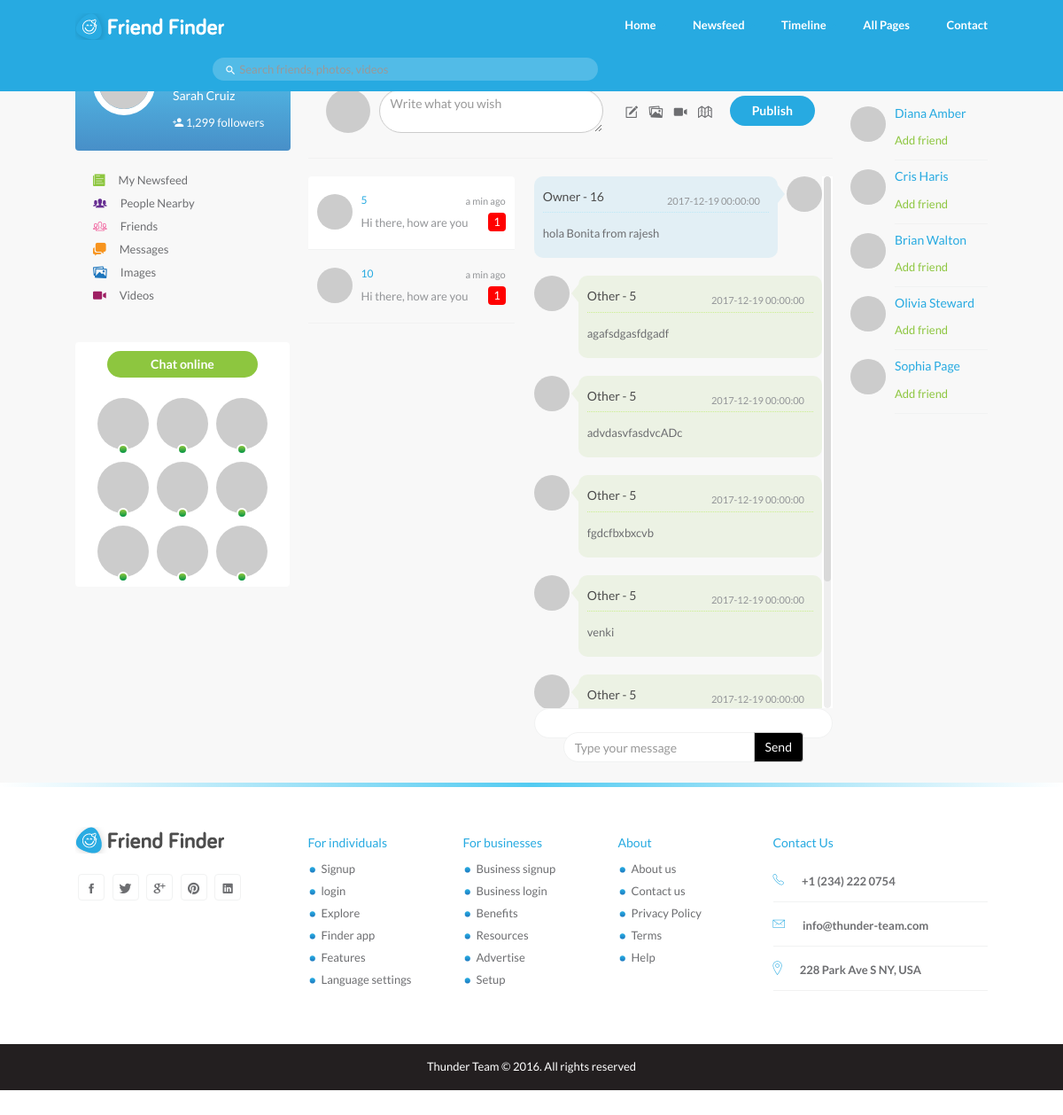
/msg3.php, run on the app's committed database.
### tables this page shows
CREATE TABLE IF NOT EXISTS `msg` (
  `msg_id` int(11) NOT NULL AUTO_INCREMENT,
  `msg_sid` int(11) NOT NULL,
  `msg_rid` int(11) NOT NULL,
  `msf_desc` varchar(1000) NOT NULL,
  `msg_sdt` datetime NOT NULL,
  PRIMARY KEY (`msg_id`)
);

### msg3.php (the view, shortened to what this page needs)
<!DOCTYPE html>
<html lang="en">
	<head>
		<link rel="stylesheet" href="css/bootstrap.min.css" />
    <link rel="stylesheet" href="css/jquery.scrollbar.css" />
		<link rel="stylesheet" href="css/style.css" />
		<link rel="stylesheet" href="css/ionicons.min.css" />
    <link rel="stylesheet" href="css/font-awesome.min.css" />
    <link href="css/emoji.css" rel="stylesheet">
	</head>
  <body>
		<header id="header">
      <nav class="navbar navbar-default navbar-fixed-top menu">
        <div class="container">
          <div class="navbar-header">
            <a class="navbar-brand" href="index-register.html"><img src="images/logo.png" alt="logo" /></a>
          </div>
          <div class="collapse navbar-collapse" id="bs-example-navbar-collapse-1">
            <ul class="nav navbar-nav navbar-right main-menu">
              <li class="dropdown">
                <a href="#" class="dropdown-toggle" data-toggle="dropdown" role="button" aria-haspopup="true" aria-expanded="false">Home <span><img src="images/down-arrow.png" alt="" /></span></a>
              </li>
              <li class="dropdown">
                <a href="#" class="dropdown-toggle" data-toggle="dropdown" role="button" aria-haspopup="true" aria-expanded="false">Newsfeed <span><img src="images/down-arrow.png" alt="" /></span></a>
              </li>
              <li class="dropdown">
                <a href="#" class="dropdown-toggle" data-toggle="dropdown" role="button" aria-haspopup="true" aria-expanded="false">Timeline <span><img src="images/down-arrow.png" alt="" /></span></a>
              </li>
              <li class="dropdown">
                <a href="#" class="dropdown-toggle pages" data-toggle="dropdown" role="button" aria-haspopup="true" aria-expanded="false">All Pages <span><img src="images/down-arrow.png" alt="" /></span></a>
              </li>
              <li class="dropdown"><a href="contact.html">Contact</a></li>
            </ul>
            <form class="navbar-form navbar-right hidden-sm">
              <div class="form-group">
                <i class="icon ion-android-search"></i>
                <input type="text" class="form-control" placeholder="Search friends, photos, videos">
              </div>
            </form>
          </div>
        </div>
      </nav>
    </header>
    <div id="page-contents">
    	<div class="container">
    		<div class="row">
    			<div class="col-md-3 static">
            <div class="profile-card">
            	<h5><a href="timeline.html" class="text-white">Sarah Cruiz</a></h5>
            	<a href="#" class="text-white"><i class="ion ion-android-person-add"></i> 1,299 followers</a>
            </div>
            <ul class="nav-news-feed">
              <li><i class="icon ion-ios-paper"></i><div><a href="newsfeed.html">My Newsfeed</a></div></li>
              <li><i class="icon ion-ios-people"></i><div><a href="newsfeed-people-nearby.html">People Nearby</a></div></li>
              <li><i class="icon ion-ios-people-outline"></i><div><a href="newsfeed-friends.html">Friends</a></div></li>
              <li><i class="icon ion-chatboxes"></i><div><a href="newsfeed-messages.html">Messages</a></div></li>
              <li><i class="icon ion-images"></i><div><a href="newsfeed-images.html">Images</a></div></li>
              <li><i class="icon ion-ios-videocam"></i><div><a href="newsfeed-videos.html">Videos</a></div></li>
            </ul>
            <div id="chat-block">
              <div class="title">Chat online</div>
              <ul class="online-users list-inline">
                <li><a href="newsfeed-messages.html" title="Linda Lohan"><img src="http://placehold.it/300x300" alt="user" class="img-responsive profile-photo" /><span class="online-dot"></span></a></li>
                <li><a href="newsfeed-messages.html" title="Sophia Lee"><img src="http://placehold.it/300x300" alt="user" class="img-responsive profile-photo" /><span class="online-dot"></span></a></li>
                <li><a href="newsfeed-messages.html" title="John Doe"><img src="http://placehold.it/300x300" alt="user" class="img-responsive profile-photo" /><span class="online-dot"></span></a></li>
                <li><a href="newsfeed-messages.html" title="Alexis Clark"><img src="http://placehold.it/300x300" alt="user" class="img-responsive profile-photo" /><span class="online-dot"></span></a></li>
                <li><a href="newsfeed-messages.html" title="James Carter"><img src="http://placehold.it/300x300" alt="user" class="img-responsive profile-photo" /><span class="online-dot"></span></a></li>
                <li><a href="newsfeed-messages.html" title="Robert Cook"><img src="http://placehold.it/300x300" alt="user" class="img-responsive profile-photo" /><span class="online-dot"></span></a></li>
                <li><a href="newsfeed-messages.html" title="Richard Bell"><img src="http://placehold.it/300x300" alt="user" class="img-responsive profile-photo" /><span class="online-dot"></span></a></li>
                <li><a href="newsfeed-messages.html" title="Anna Young"><img src="http://placehold.it/300x300" alt="user" class="img-responsive profile-photo" /><span class="online-dot"></span></a></li>
                <li><a href="newsfeed-messages.html" title="Julia Cox"><img src="http://placehold.it/300x300" alt="user" class="img-responsive profile-photo" /><span class="online-dot"></span></a></li>
              </ul>
            </div>
          </div>
    			<div class="col-md-7">
            <div class="create-post">
            	<div class="row">
            		<div class="col-md-7 col-sm-7">
                  <div class="form-group">
                    <img src="http://placehold.it/300x300" alt="" class="profile-photo-md" />
                    <textarea name="texts" id="exampleTextarea" cols="30" rows="1" class="form-control" placeholder="Write what you wish"></textarea>
                  </div>
                </div>
            		<div class="col-md-5 col-sm-5">
                  <div class="tools">
                    <ul class="publishing-tools list-inline">
                      <li><a href="#"><i class="ion-compose"></i></a></li>
                      <li><a href="#"><i class="ion-images"></i></a></li>
                      <li><a href="#"><i class="ion-ios-videocam"></i></a></li>
                      <li><a href="#"><i class="ion-map"></i></a></li>
                    </ul>
                    <button class="btn btn-primary pull-right">Publish</button>
                  </div>
                </div>
            	</div>
            </div>
            <div class="chat-room">
              <div  class="row">
                <div class="col-md-5">
									<?php include 'php/dbconfig.php';
									$s_id="16";
									?>
                  <ul class="nav nav-tabs contact-list scrollbar-wrapper scrollbar-outer">
										<?php
										$msgn_query=mysqli_query($connect,"select distinct(msg_sid) from `msg` where `msg_rid`='$s_id'");
										while($mnfet=mysqli_fetch_array($msgn_query)){
											$acti_query=mysqli_query($connect,"select * from `msg` where `msg_rid`='$s_id' LIMIT 1");
											$acti_fet=mysqli_fetch_array($acti_query);
											$actiid=$acti_fet['msg_sid'];
											if($mnfet['msg_sid']==$actiid){
										?>
                    <li class="active">
										<?php } else { ?>
											<li>
										<?php } ?>
                      <a href="#contact-<?php echo $mnfet['msg_sid']; ?>" data-toggle="tab">
                        <div class="contact">
                        	<img src="http://placehold.it/300x300" alt="" class="profile-photo-sm pull-left"/>
                        	<div class="msg-preview">
                        		<h6><?php echo $mnfet['msg_sid']; ?></h6>
                        		<p class="text-muted">Hi there, how are you</p>
                            <small class="text-muted">a min ago</small>
                            <div class="chat-alert">1</div>
                        	</div>
                        </div>
                      </a>
                    </li>
									<?php } ?>
                  </ul>
                </div>
                <div class="col-md-7">
                  <div class="tab-content scrollbar-wrapper wrapper scrollbar-outer">
										<?php
										$msg_query=mysqli_query($connect,"select distinct(msg_sid) from `msg` where `msg_rid`='$s_id'");
										while($mfet=mysqli_fetch_array($msg_query)){
											$sid=$mfet['msg_sid'];
											$act_query=mysqli_query($connect,"select * from `msg` where `msg_rid`='$s_id' LIMIT 1");
											$act_fet=mysqli_fetch_array($act_query);
											$actid=$act_fet['msg_sid'];
											if($sid==$actid){
										?>
                    <div class="tab-pane active" id="contact-<?php echo $mfet['msg_sid'] ?>">
										<?php } else { ?>
											<div class="tab-pane" id="contact-<?php echo $mfet['msg_sid'] ?>">
									<?php	} ?>
                      <div class="chat-body">
                      	<ul class="chat-message">
													<?php
													$msg_body=mysqli_query($connect,"select * from `msg` where `msg_sid`='$sid' and `msg_rid`='$s_id' or `msg_sid`='$s_id' and `msg_rid`='$sid' order by msg_id");
													while($msg_bfet=mysqli_fetch_array($msg_body)){
														$msgid=$msg_bfet['msg_sid'];
													 ?>
													<?php if($msgid == $sid)
													{
													 ?>
                      		<li class="left">
                      			<img src="http://placehold.it/300x300" alt="" class="profile-photo-sm pull-left" />
                      			<div class="chat-item">
                              <div class="chat-item-header">
                              	<h5> Other - <?php echo $msg_bfet['msg_sid'] ?></h5>
                              	<small class="text-muted"><?php echo $msg_bfet['msg_sdt'] ?></small>
                              </div>
                              <p><?php echo $msg_bfet['msf_desc'] ?></p>
                            </div>
                      		</li>
												<?php
											  }
												else if($msgid == $s_id)
												{
													?>
													<li class="right">
                      			<img src="http://placehold.it/300x300" alt="" class="profile-photo-sm pull-right" />
                      			<div class="chat-item">
                              <div class="chat-item-header">
                              	<h5>Owner - <?php echo $msg_bfet['msg_sid'] ?></h5>
                              	<small class="text-muted"><?php echo $msg_bfet['msg_sdt'] ?></small>
                              </div>
                              <p><?php echo $msg_bfet['msf_desc'] ?></p>
                            </div>
                      		</li>
												<?php
											}
											} ?>
                      	</ul>
                      </div>
                    </div>
									<?php } ?>
                  </div>
                  <form class="form form-control" action="" method="post">
                  <div class="send-message">
                    <div class="input-group">
                      <input type="text" class="form-control" name="msg_body" placeholder="Type your message">
                      <span class="input-group-btn">
                        <button class="btn btn-default" name="send_msg"  type="submit">Send</button>
                      </span>
                    </div>
                  </div>
                </form>
                </div>
                <div class="clearfix"></div>
              </div>
            </div>
          </div>
    			<div class="col-md-2 static">
            <div class="suggestions" id="sticky-sidebar">
              <h4 class="grey">Who to Follow</h4>
              <div class="follow-user">
                <img src="http://placehold.it/300x300" alt="" class="profile-photo-sm pull-left" />
                <div>
                  <h5><a href="timeline.html">Diana Amber</a></h5>
                  <a href="#" class="text-green">Add friend</a>
                </div>
              </div>
              <div class="follow-user">
                <img src="http://placehold.it/300x300" alt="" class="profile-photo-sm pull-left" />
                <div>
                  <h5><a href="timeline.html">Cris Haris</a></h5>
                  <a href="#" class="text-green">Add friend</a>
                </div>
              </div>
              <div class="follow-user">
                <img src="http://placehold.it/300x300" alt="" class="profile-photo-sm pull-left" />
                <div>
                  <h5><a href="timeline.html">Brian Walton</a></h5>
                  <a href="#" class="text-green">Add friend</a>
                </div>
              </div>
              <div class="follow-user">
                <img src="http://placehold.it/300x300" alt="" class="profile-photo-sm pull-left" />
                <div>
                  <h5><a href="timeline.html">Olivia Steward</a></h5>
                  <a href="#" class="text-green">Add friend</a>
                </div>
              </div>
              <div class="follow-user">
                <img src="http://placehold.it/300x300" alt="" class="profile-photo-sm pull-left" />
                <div>
                  <h5><a href="timeline.html">Sophia Page</a></h5>
                  <a href="#" class="text-green">Add friend</a>
                </div>
              </div>
            </div>
          </div>
    		</div>
    	</div>
    </div>
    <footer id="footer">
      <div class="container">
      	<div class="row">
          <div class="footer-wrapper">
            <div class="col-md-3 col-sm-3">
              <a href=""><img src="images/logo-black.png" alt="" class="footer-logo" /></a>
              <ul class="list-inline social-icons">
              	<li><a href="#"><i class="icon ion-social-facebook"></i></a></li>
              	<li><a href="#"><i class="icon ion-social-twitter"></i></a></li>
              	<li><a href="#"><i class="icon ion-social-googleplus"></i></a></li>
              	<li><a href="#"><i class="icon ion-social-pinterest"></i></a></li>
              	<li><a href="#"><i class="icon ion-social-linkedin"></i></a></li>
              </ul>
            </div>
            <div class="col-md-2 col-sm-2">
              <h5>For individuals</h5>
              <ul class="footer-links">
                <li><a href="">Signup</a></li>
                <li><a href="">login</a></li>
                <li><a href="">Explore</a></li>
                <li><a href="">Finder app</a></li>
                <li><a href="">Features</a></li>
                <li><a href="">Language settings</a></li>
              </ul>
            </div>
            <div class="col-md-2 col-sm-2">
              <h5>For businesses</h5>
              <ul class="footer-links">
                <li><a href="">Business signup</a></li>
                <li><a href="">Business login</a></li>
                <li><a href="">Benefits</a></li>
                <li><a href="">Resources</a></li>
                <li><a href="">Advertise</a></li>
                <li><a href="">Setup</a></li>
              </ul>
            </div>
            <div class="col-md-2 col-sm-2">
              <h5>About</h5>
              <ul class="footer-links">
                <li><a href="">About us</a></li>
                <li><a href="">Contact us</a></li>
                <li><a href="">Privacy Policy</a></li>
                <li><a href="">Terms</a></li>
                <li><a href="">Help</a></li>
              </ul>
            </div>
            <div class="col-md-3 col-sm-3">
              <h5>Contact Us</h5>
              <ul class="contact">
                <li><i class="icon ion-ios-telephone-outline"></i>+1 (234) 222 0754</li>
                <li><i class="icon ion-ios-email-outline"></i>info@thunder-team.com</li>
                <li><i class="icon ion-ios-location-outline"></i>228 Park Ave S NY, USA</li>
              </ul>
            </div>
          </div>
      	</div>
      </div>
      <div class="copyright">
        <p>Thunder Team © 2016. All rights reserved</p>
      </div>
		</footer>
  </body>
</html>

### data on the page
msg: msg_sid "16", msg_sdt "2017-12-19 00:00:00", msf_desc "hola Bonita from rajesh"
msg: msg_sid "5", msg_sdt "2017-12-19 00:00:00", msf_desc "agafsdgasfdgadf"
msg: msg_sid "5", msg_sdt "2017-12-19 00:00:00", msf_desc "advdasvfasdvcADc"
msg: msg_sid "5", msg_sdt "2017-12-19 00:00:00", msf_desc "fgdcfbxbxcvb"
msg: msg_sid "5", msg_sdt "2017-12-19 00:00:00", msf_desc "venki"
msg: msg_sid "5", msg_sdt "2017-12-19 00:00:00"

### other printed values
$mnfet['msg_sid'] "5"
$mnfet['msg_sid'] "10"
